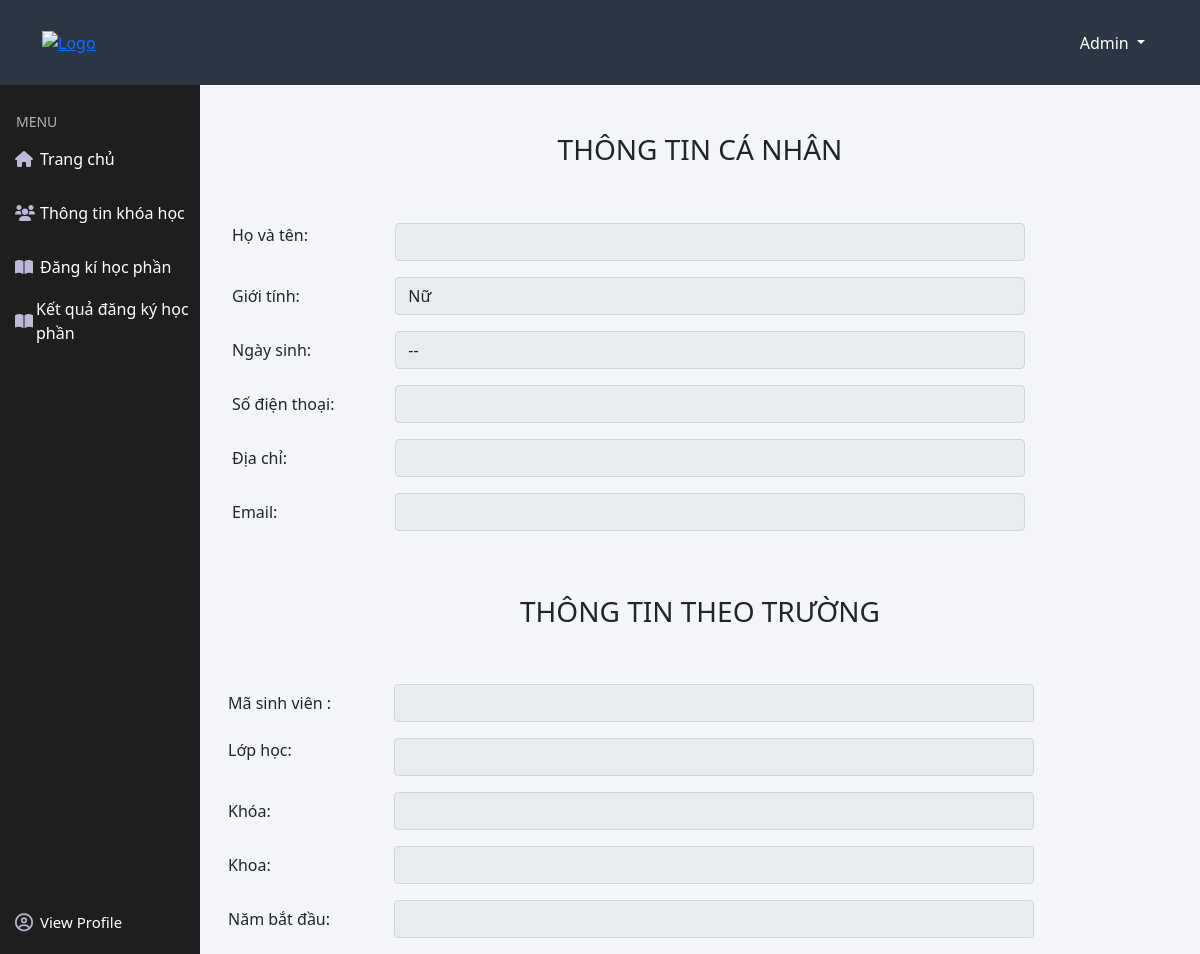
The page /view/student/student_info.php on the database as committed earlier.
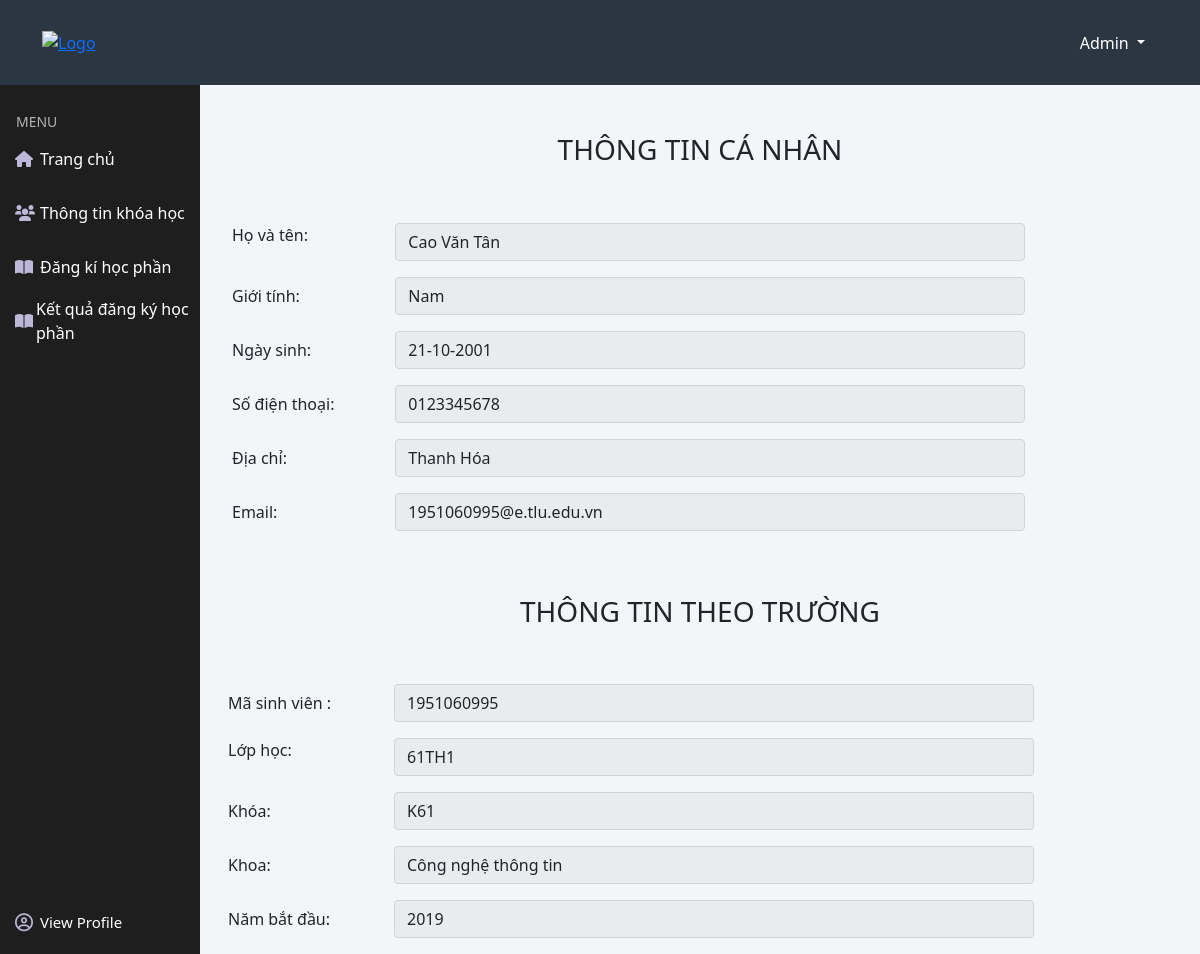
The same page on the database as committed later.
### tables this page shows
CREATE TABLE `student` (
  `std_id` varchar(10) NOT NULL,
  `std_name` varchar(50) NOT NULL,
  `std_gender` tinyint(1) NOT NULL,
  `std_birthday` date NOT NULL,
  `std_phone` varchar(10) NOT NULL,
  `std_email` varchar(50) NOT NULL,
  `std_address` varchar(100) NOT NULL,
  `std_pass` varchar(100) NOT NULL,
  `class_id` int(10) UNSIGNED NOT NULL
);

CREATE TABLE `class` (
  `class_id` int(10) UNSIGNED NOT NULL,
  `class_name` varchar(100) NOT NULL,
  `office_id` int(10) UNSIGNED NOT NULL,
  `course_id` varchar(10) NOT NULL
);

CREATE TABLE `course` (
  `course_id` varchar(10) NOT NULL,
  `year_start` year(4) NOT NULL,
  `year_end` year(4) NOT NULL
);

CREATE TABLE `office` (
  `office_id` int(10) UNSIGNED NOT NULL,
  `office_name` varchar(200) NOT NULL
);

### view/student/student_info.php (the view, shortened to what the changed rows need)
<?php
include '../../partials-front/header.php';
include '../../partials-front/student_menu.php';
include '../../config/config.php';
$sql = "SELECT * FROM student e INNER JOIN class o on e.class_id = o.class_id INNER JOIN office a on  o.office_id = a.office_id INNER JOIN course c on o.course_id = c.course_id ";
 $result = mysqli_query($con,$sql);
 $row = mysqli_fetch_assoc($result);
?>
<div class="col-10 float-end">
    <div class="container">
        <div class="row ">
            <div class="col-12">
                <div class="ms-2 mb-3 row">
                    <div class="col-sm-8">
                        <input type="text" readonly value="<?php echo $row['std_name'] ?> " class="form-control"
                            id="inputPassword" name="st_name">
                    </div>
                </div>
                <div class=" ms-2 mb-3 row">
                    <div class="col-sm-8">
                        <input type="text" readonly value="<?php if($row['std_gender'] == true)
                        {echo 'Nam' ;}
                        else { echo 'Nữ';
                        }?> "
                         class="form-control"
                            id="staticEmail" name="st_gender">
                    </div>
                </div>
                <div class="ms-2 mb-3 row">
                    <div class="col-sm-8">
                        <input type="text" readonly value="<?php $date = explode('-', $row['std_birthday']);
                            $birthday = $date[2] . '-' . $date[1] . '-' . $date[0];
                            echo  $birthday;?> " class="form-control"
                            id="inputPassword" name="st_date">
                    </div>
                </div>
                <div class="ms-2 mb-3 row">
                    <div class="col-sm-8">
                        <input type="text" readonly value="<?php echo $row['std_phone'] ?> " class="form-control"
                            id="staticEmail" name="st_phone">
                    </div>
                </div>
                <div class=" ms-2 mb-3 row">
                    <div class="col-sm-8">
                        <input type="text" readonly value="<?php echo $row['std_address'] ?> " class="form-control"
                            id="inputPassword" name="st_address">
                    </div>
                </div>
                <div class="ms-2 mb-3 row">
                    <div class="col-sm-8">
                        <input type="text" readonly value="<?php echo $row['std_email'] ?> " class="form-control"
                            id="staticEmail" name="st_email">
                    </div>
                </div>
            </div>
        </div>
    </div>
    <div class="row ">
        <div class="col-12">
            <div class="ms-3 mb-3 row">
                <div class="col-sm-8">
                    <input type="text" readonly value="<?php echo $row['std_id'] ?> " class="form-control"
                        id="staticEmail" name="st_id">
                </div>
            </div>
            <div class="ms-3 mb-3 row">
                <div class="col-sm-8">
                    <input type="text" readonly value="<?php echo $row['class_name'] ?> " class="form-control"
                        id="inputPassword" name="st_name">
                </div>
            </div>
            <div class=" ms-3 mb-3 row">
                <div class="col-sm-8">
                    <input type="text" readonly value="<?php echo $row['course_id'] ?> " class="form-control"
                        id="staticEmail" name="st_gender">
                </div>
            </div>
            <div class="ms-3 mb-3 row">
                <div class="col-sm-8">
                    <input type="text" readonly value="<?php echo $row['office_name'] ?> " class="form-control"
                        id="inputPassword" name="st_date">
                </div>
            </div>
            <div class="ms-3 mb-3 row">
                <div class="col-sm-8">
                    <input type="text" readonly value="<?php echo $row['year_start'] ?> " class="form-control"
                        id="inputPassword" name="st_date">
                </div>
            </div>
        </div>
    </div>
</div>

Rows that differ between the two databases and show on the page:
now on this page (row unchanged): student: st_name "Cao Văn Tân", st_gender "Nam", st_date "21-10-2001", st_phone "0123345678", st_address "Thanh Hóa", st_email "1951060995@e.tlu.edu.vn", st_id "1951060995"
now on this page (row edited): class: st_name "61TH1"
added course: st_gender "K61", st_date "2019"
now on this page (row unchanged): office: st_date "Công nghệ thông tin"
Other text that changed with them:
form field st_gender: "Nữ" → (not shown)
form field st_date: "--" → (not shown)
